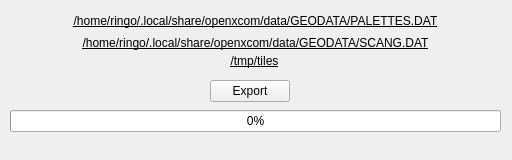
<?xml version="1.0" encoding="UTF-8"?>
<ui version="4.0">
 <class>MainWindow</class>
 <widget class="QMainWindow" name="MainWindow">
  <property name="geometry">
   <rect>
    <x>0</x>
    <y>0</y>
    <width>512</width>
    <height>160</height>
   </rect>
  </property>
  <property name="sizePolicy">
   <sizepolicy hsizetype="Fixed" vsizetype="Fixed">
    <horstretch>0</horstretch>
    <verstretch>0</verstretch>
   </sizepolicy>
  </property>
  <property name="minimumSize">
   <size>
    <width>512</width>
    <height>160</height>
   </size>
  </property>
  <property name="maximumSize">
   <size>
    <width>512</width>
    <height>160</height>
   </size>
  </property>
  <property name="windowTitle">
   <string>MainWindow</string>
  </property>
  <widget class="QWidget" name="centralWidget">
   <widget class="QProgressBar" name="progressBar">
    <property name="geometry">
     <rect>
      <x>10</x>
      <y>110</y>
      <width>491</width>
      <height>22</height>
     </rect>
    </property>
    <property name="maximum">
     <number>454</number>
    </property>
    <property name="value">
     <number>0</number>
    </property>
   </widget>
   <widget class="QPushButton" name="dataPath">
    <property name="geometry">
     <rect>
      <x>10</x>
      <y>32</y>
      <width>491</width>
      <height>22</height>
     </rect>
    </property>
    <property name="font">
     <font>
      <underline>true</underline>
     </font>
    </property>
    <property name="cursor">
     <cursorShape>PointingHandCursor</cursorShape>
    </property>
    <property name="text">
     <string>/home/ringo/.local/share/openxcom/data/GEODATA/SCANG.DAT</string>
    </property>
    <property name="flat">
     <bool>true</bool>
    </property>
   </widget>
   <widget class="QPushButton" name="exportPath">
    <property name="geometry">
     <rect>
      <x>9</x>
      <y>50</y>
      <width>491</width>
      <height>22</height>
     </rect>
    </property>
    <property name="font">
     <font>
      <underline>true</underline>
     </font>
    </property>
    <property name="cursor">
     <cursorShape>PointingHandCursor</cursorShape>
    </property>
    <property name="text">
     <string>/tmp/tiles</string>
    </property>
    <property name="flat">
     <bool>true</bool>
    </property>
   </widget>
   <widget class="QPushButton" name="exportBtn">
    <property name="geometry">
     <rect>
      <x>210</x>
      <y>80</y>
      <width>80</width>
      <height>22</height>
     </rect>
    </property>
    <property name="text">
     <string>Export</string>
    </property>
   </widget>
   <widget class="QPushButton" name="palettesPath">
    <property name="geometry">
     <rect>
      <x>10</x>
      <y>10</y>
      <width>491</width>
      <height>22</height>
     </rect>
    </property>
    <property name="font">
     <font>
      <underline>true</underline>
     </font>
    </property>
    <property name="cursor">
     <cursorShape>PointingHandCursor</cursorShape>
    </property>
    <property name="text">
     <string>/home/ringo/.local/share/openxcom/data/GEODATA/PALETTES.DAT</string>
    </property>
    <property name="flat">
     <bool>true</bool>
    </property>
   </widget>
   <widget class="QLabel" name="status">
    <property name="geometry">
     <rect>
      <x>10</x>
      <y>140</y>
      <width>491</width>
      <height>16</height>
     </rect>
    </property>
    <property name="text">
     <string/>
    </property>
   </widget>
  </widget>
 </widget>
 <layoutdefault spacing="6" margin="11"/>
 <resources/>
 <connections/>
</ui>
